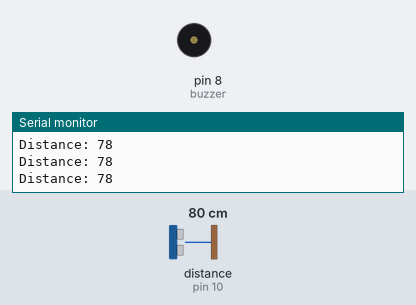
Bench run of a sketch on a simulated Arduino Uno, built with avr-gcc and run on an emulated ATmega328P. Parts: buzzer (waves = sounding), the last lines printed to the serial monitor. Wiring (inferred from the names in the program): ultrasonic range finder: trigger pin 9; echo pin 10. Inputs (shaded band) come from the test bench; at power-on: distance to the obstacle (sensor on pin 10) 80 cm. The echo pulse lasts 58.3 µs per cm.

Above: at 1.2 s.
1.3 s: distance to the obstacle (sensor on pin 10) set to 32 cm
2.8 s: distance to the obstacle (sensor on pin 10) set to 28 cm
At 3.2 s:
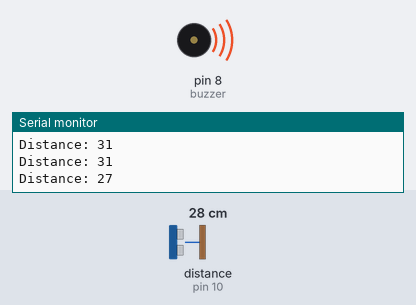
5.8 s: distance to the obstacle (sensor on pin 10) set to 35 cm
At 6.5 s:
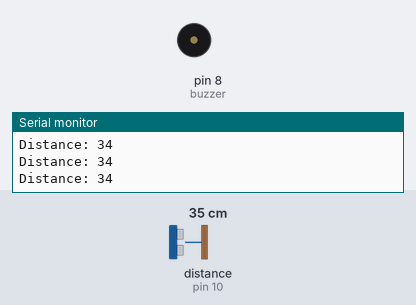
8.8 s: distance to the obstacle (sensor on pin 10) set to 2 cm
At 9.6 s:
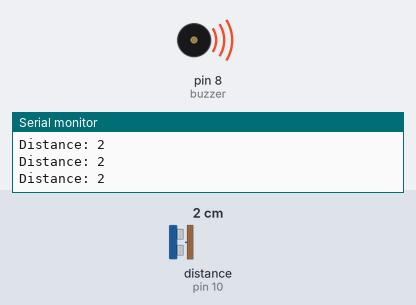
11.8 s: distance to the obstacle (sensor on pin 10) set to 9 cm
14.8 s: distance to the obstacle (sensor on pin 10) set to 12 cm
At 15.12 s:
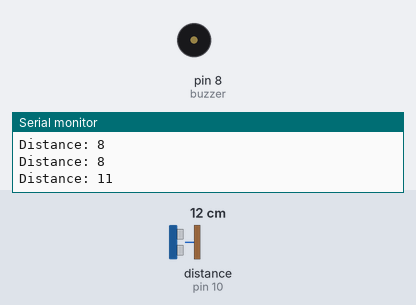
Timing chart, 0 to 18.8 s (numbered marks = the images above; inputs shaded):
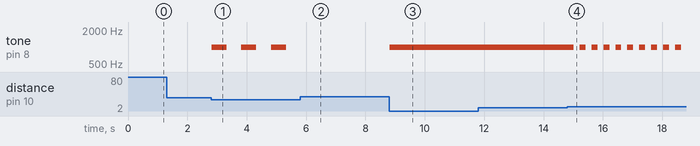

The sketch:

parking_sensor.ino
```cpp
#define trigPin 9
#define echoPin 10
#define buzzer 8

long duration;
int distance;

void setup() {
  pinMode(trigPin, OUTPUT);
  pinMode(echoPin, INPUT);
  pinMode(buzzer, OUTPUT);
  Serial.begin(9600);
}

void loop() {
  // إرسال موجة
  digitalWrite(trigPin, LOW);
  delayMicroseconds(2);
  digitalWrite(trigPin, HIGH);
  delayMicroseconds(10);
  digitalWrite(trigPin, LOW);

  // استقبال الموجة
  duration = pulseIn(echoPin, HIGH);

  // حساب المسافة
  distance = duration * 0.034 / 2;

  Serial.print("Distance: ");
  Serial.println(distance);

  // التحكم فالبازر
  if (distance < 10) {
    tone(buzzer, 1000); // قريب بزاف
  }
  else if (distance < 20) {
    tone(buzzer, 1000);
    delay(200);
    noTone(buzzer);
    delay(200);
  }
  else if (distance < 30) {
    tone(buzzer, 1000);
    delay(500);
    noTone(buzzer);
    delay(500);
  }
  else {
    noTone(buzzer); // بعيد
  }
}
```

Measured:
- the behaviour switches between 31 and 30 cm on distance to the obstacle (sensor on pin 10) (found by bisection; images 0 and 1)
- the behaviour switches between 10 and 11 cm on distance to the obstacle (sensor on pin 10) (found by bisection; images 3 and 4)
- after the input at 2.8 s, tone on pin 8 (buzzer): alternates 1000 Hz for 0.50 s and silent for 0.50 s, starting at once
- after the input at 5.8 s, tone on pin 8 (buzzer): stops changing and stays silent
- after the input at 8.8 s, tone on pin 8 (buzzer): silent → 1000 Hz at once
- after the input at 14.8 s, tone on pin 8 (buzzer): alternates 1000 Hz for 0.20 s and silent for 0.20 s, starting after 0.22 s
